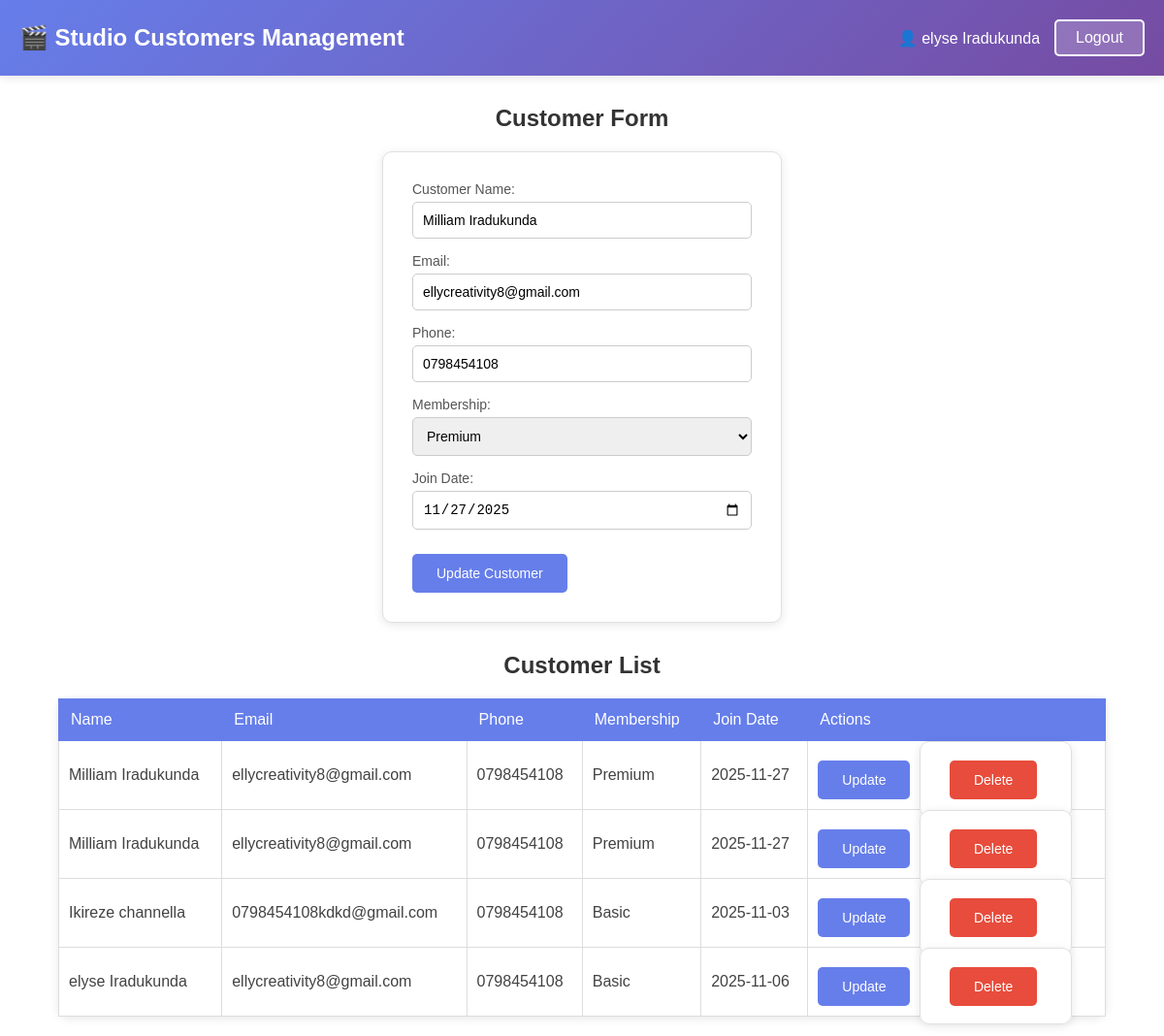
/assignments/index.php?edit=Milliam+Iradukunda (signed in), run on the app's committed database.
### tables this page shows
CREATE TABLE `customers` (
  `cname` varchar(25) NOT NULL,
  `email` varchar(40) NOT NULL,
  `phone` varchar(255) NOT NULL,
  `membership` varchar(10) NOT NULL,
  `join_date` date NOT NULL,
  `cid` int(11) NOT NULL
);

### assignments/index.php (the view, shortened to what this page needs)
<?php
$connect = mysqli_connect('localhost', 'root', '', 'studio_db');
$cname = $email = $phone = $membership = $join_date = "";
$edit_name = null;
if (isset($_GET['edit'])) {
    $edit_name = mysqli_real_escape_string($connect, $_GET['edit']);
    $result = mysqli_query($connect, "SELECT * FROM customers WHERE cname='$edit_name'");
    if ($row = mysqli_fetch_assoc($result)) {
        $cname = $row['cname'];
        $email = $row['email'];
        $phone = $row['phone'];
        $membership = $row['membership'];
        $join_date = $row['join_date'];
    }
}
$result = mysqli_query($connect, "SELECT * FROM customers");
?>
<!DOCTYPE html>
<html>
<head>
</head>
<body>
<div class="header">
    <h1>🎬 Studio Customers Management</h1>
    <div class="user-info">
        <span class="user-name">👤 <?php echo htmlspecialchars($_SESSION['full_name']); ?></span>
        <a href="?logout=true" class="logout-btn">Logout</a>
    </div>
</div>
<h2>Customer Form</h2>
<form action="#" method="POST">
    <label for="customer_name">Customer Name:</label>
    <input type="text" id="customer_name" name="cname" required value="<?php echo htmlspecialchars($cname); ?>">
    <label for="email">Email:</label>
    <input type="email" id="email" name="email" required value="<?php echo htmlspecialchars($email); ?>">
    <label for="phone">Phone:</label>
    <input type="text" id="phone" name="phone" required value="<?php echo htmlspecialchars($phone); ?>">
    <label for="membership">Membership:</label>
    <select id="membership" name="membership">
        <option value="Premium" <?php if($membership=="Premium") echo "selected";?>>Premium</option>
    </select>
    <label for="join_date">Join Date:</label>
    <input type="date" id="join_date" name="join_date" required value="<?php echo htmlspecialchars($join_date); ?>">
    <?php if($edit_name): ?>
        <button type="submit" name="update">Update Customer</button>
    <?php else: ?>
        <button type="submit" name="add">Add Customer</button>
    <?php endif; ?>
</form>
<h2>Customer List</h2>
<?php if(mysqli_num_rows($result) > 0): ?>
    <table>
        <tr>
            <th>Name</th>
            <th>Email</th>
            <th>Phone</th>
            <th>Membership</th>
            <th>Join Date</th>
            <th>Actions</th>
        </tr>
        <?php while($row = mysqli_fetch_assoc($result)): ?>
            <tr>
                <td><?php echo htmlspecialchars($row['cname']); ?></td>
                <td><?php echo htmlspecialchars($row['email']); ?></td>
                <td><?php echo htmlspecialchars($row['phone']); ?></td>
                <td><?php echo htmlspecialchars($row['membership']); ?></td>
                <td><?php echo htmlspecialchars($row['join_date']); ?></td>
                <td>
                    <a href="?edit=<?php echo urlencode($row['cname']);?>"><button type="button">Update</button></a>
                    <form method="POST" style="display:inline;">
                        <button type="submit" name="delete" onclick="return confirm('Are you sure?')">Delete</button>
                    </form>
                </td>
            </tr>
        <?php endwhile; ?>
    </table>
<?php else: ?>
    <p style="text-align:center;">No customers found.</p>
<?php endif; ?>
</body>
</html>

### assignments/index.php (style rules this page uses)
body { background-color: white; font-family: Arial, sans-serif; margin: 0; padding: 0; }
.header { background: linear-gradient(135deg, #667eea 0%, #764ba2 100%); color: white; padding: 20px; display: flex; justify-content: space-between; align-items: center; box-shadow: 0 2px 10px rgba(0,0,0,0.1); }
.header h1 { margin: 0; font-size: 24px; }
.user-info { display: flex; align-items: center; gap: 15px; }
.user-name { font-weight: 500; }
.logout-btn { padding: 8px 20px; background-color: rgba(255,255,255,0.2); border: 2px solid white; color: white; border-radius: 5px; cursor: pointer; text-decoration: none; font-weight: 500; transition: background-color 0.3s; }
form, table { background-color: white; padding: 30px; border-radius: 10px; margin: 20px auto; width: 350px; box-shadow: 0 2px 10px rgba(0,0,0,0.1); border: 1px solid #e0e0e0; }
label { color: #555; font-weight: 500; display: block; margin-bottom: 5px; font-size: 14px; }
input, select { width: 100%; padding: 10px; margin-bottom: 15px; border-radius: 5px; border: 1px solid #ccc; font-size: 14px; box-sizing: border-box; }
button { padding: 12px 25px; margin: 10px 5px 0 0; border: none; border-radius: 5px; background-color: #667eea; color: white; cursor: pointer; font-size: 14px; font-weight: 500; transition: background-color 0.3s; }
button[name="delete"] { background-color: #e74c3c; }
table { width: 90%; border-collapse: collapse; background-color: white; }
th { background-color: #667eea; color: white; border: 1px solid #667eea; padding: 12px; text-align: left; font-weight: 500; }
td { border: 1px solid #ddd; padding: 10px; text-align: left; background-color: white; color: #424242; }
h2 { text-align: center; color: #333; font-weight: 600; margin: 30px 0 10px 0; }

### data on the page
customers: cname "Milliam Iradukunda", email "ellycreativity8@gmail.com", phone "0798454108", membership "Premium", join_date "11/27/2025", join_date "2025-11-27"
customers: cname "Milliam Iradukunda", email "ellycreativity8@gmail.com", phone "0798454108", membership "Premium", join_date "2025-11-27"
customers: cname "Ikireze channella", email "0798454108kdkd@gmail.com", phone "0798454108", membership "Basic", join_date "2025-11-03"
customers: cname "elyse Iradukunda", email "ellycreativity8@gmail.com", phone "0798454108", membership "Basic", join_date "2025-11-06"

### other printed values
$_SESSION['full_name'] "elyse Iradukunda"
